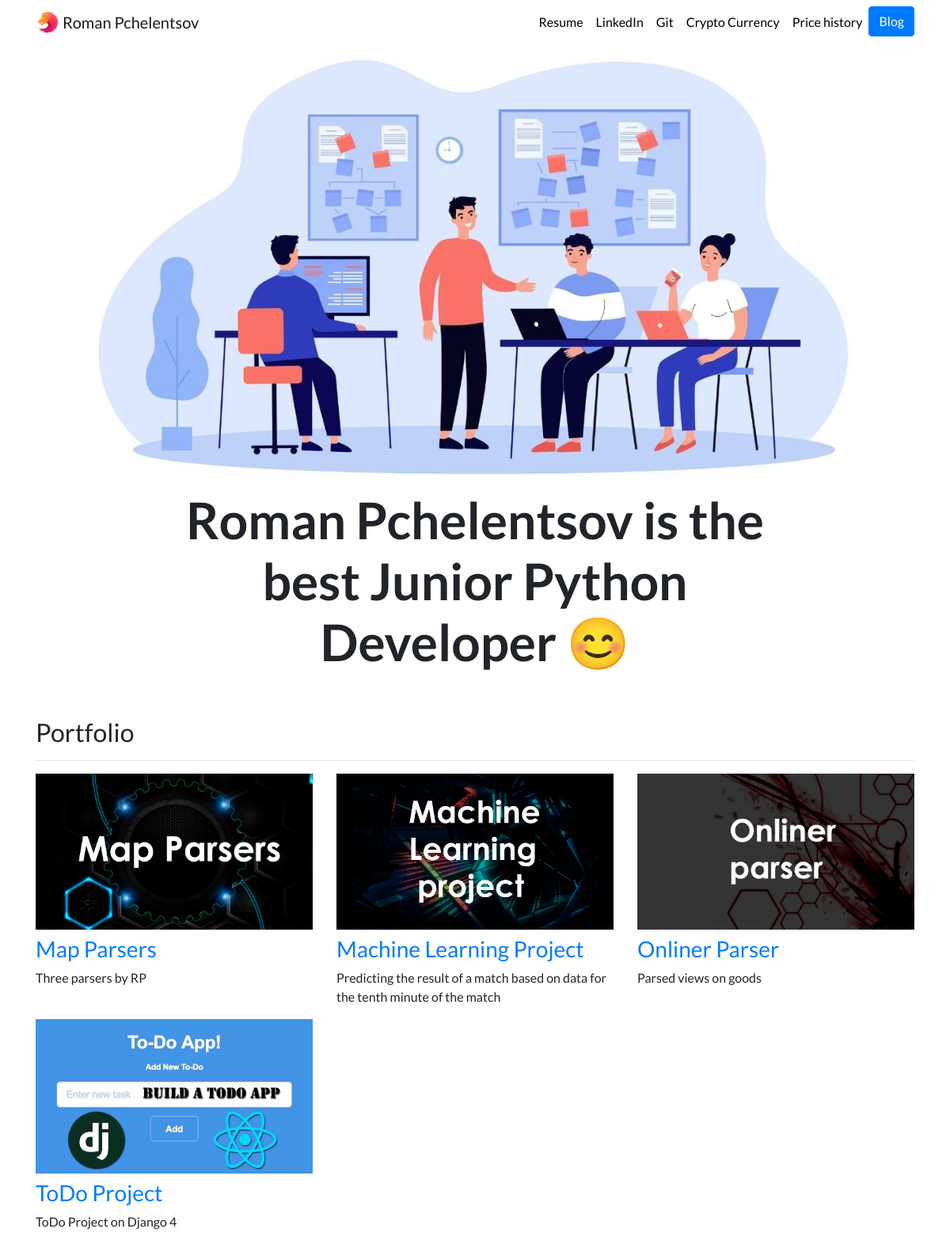
The page / on the database its author committed.
### portfolio/models.py (models this page shows, shortened)
class Project(models.Model):
    title = models.CharField(max_length=100)
    description = models.CharField(max_length=250)
    image = models.ImageField(upload_to='portfolio/images/')
    url = models.URLField(blank=True)

### portfolio/views.py (the view)
# urls.py: 2. Add a URL to urlpatterns:  path('', views.home, name='home')
def home(request):
    projects = Project.objects.all()
    return render(request, 'portfolio/home.html', {'projects': projects})

### portfolio/templates/portfolio/home.html
{% extends "portfolio/base.html" %}
{% load static %}
{% block content %}
<div class="row justify-content-center my-3">
  <div class="col-11">
    <img src="{% static 'portfolio/background.png' %}" class="img-fluid" >
  </div>
</div>
<div class="row justify-content-center mb-3">
  <div class="col-md-9 text-center">
    <h1 id="hometext" class="font-weight-bold">Roman Pchelentsov is the best Junior Python Developer 😊</h1>
  </div>
</div>
<h2 class="mt-5">Portfolio</h2>
<hr>
<div class="row">
  {% for project in projects %}
  <div class="col-lg-4 col-md-6">
    {% if project.url %}
    <a href="{{ project.url }}">
      <img src="{{ project.image.url }}" class="img-fluid mb-2">
    </a>
    {% else %}
    <img src="{{ project.image.url }}" class="img-fluid mb-2">
    {% endif %}
    <a href="{{ project.url }}" class="portfolio-url">
      <h3>{{ project.title }}</h3>
    </a>
    <p>{{ project.description }}</p>
  </div>
  {% endfor %}
</div>
{% endblock %}

### portfolio/static/portfolio/custom.css (style rules this page uses)
body { font-family: 'Lato', sans-serif; }
@media (min-width: 992px) { #hometext { font-size: 4rem; } }

### rows shown on the page
Project: image (picture), title "Map Parsers", description "Three parsers by RP"
Project: image (picture), title "Machine Learning Project", description "Predicting the result of a match based on data for the tenth minute of the match"
Project: image (picture), title "Onliner Parser", description "Parsed views on goods"
Project: image (picture), title "ToDo Project", description "ToDo Project on Django 4"
